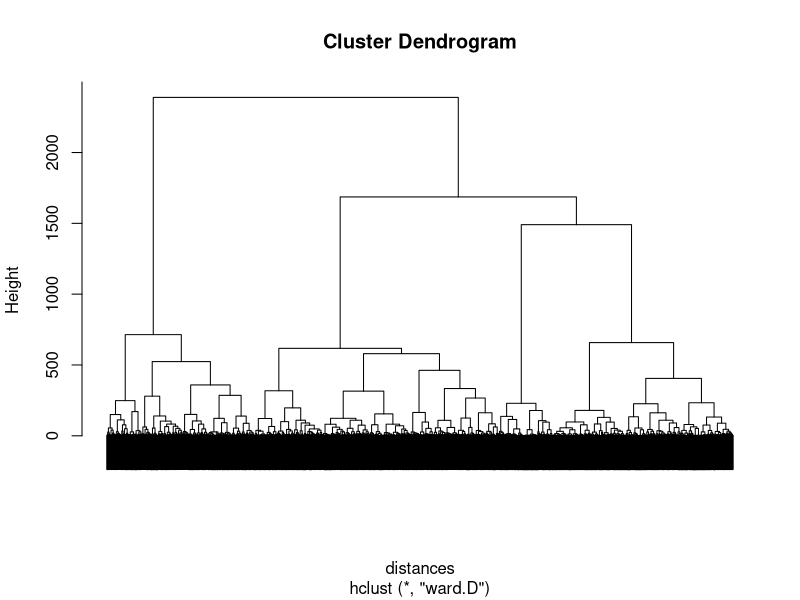

Write R code to recreate this figure.
ratings <- read.csv("ratings.csv")
summary(ratings)
ratings = ratings[rowSums(is.na(ratings)) == 0, ]
ratings$userid = NULL

library(caret)
library(tidyr)
points <- ratings
preproc = preProcess(points)

pointsnorm = predict(preproc, points)
summary(points)
str(points)


distances = dist(pointsnorm, method = "euclidean")

dend = hclust(distances, method = "ward.D")

plot(dend, labels = FALSE)

set.seed(100)
KM <- kmeans(points, 4)
table(KM$cluster)
points$cluster <- KM$cluster
which.min(points$restaurants)
points$cluster[2805]

n <- as.data.frame(rbind(tapply(points$churches, points$cluster, mean)
,tapply(points$pools, points$cluster, mean)
,tapply(points$gyms, points$cluster, mean)
,tapply(points$bakeries, points$cluster, mean)
,tapply(points$cafes, points$cluster, mean)))


m <- as.data.frame(rbind(tapply(points$pools, points$cluster, mean)
,tapply(points$zoo, points$cluster, mean)
,tapply(points$beaches, points$cluster, mean)
,tapply(points$parks, points$cluster, mean)
,tapply(points$view_points, points$cluster, mean)
,tapply(points$gardens, points$cluster, mean)
,tapply(points$monuments, points$cluster, mean)))

mean(n)
